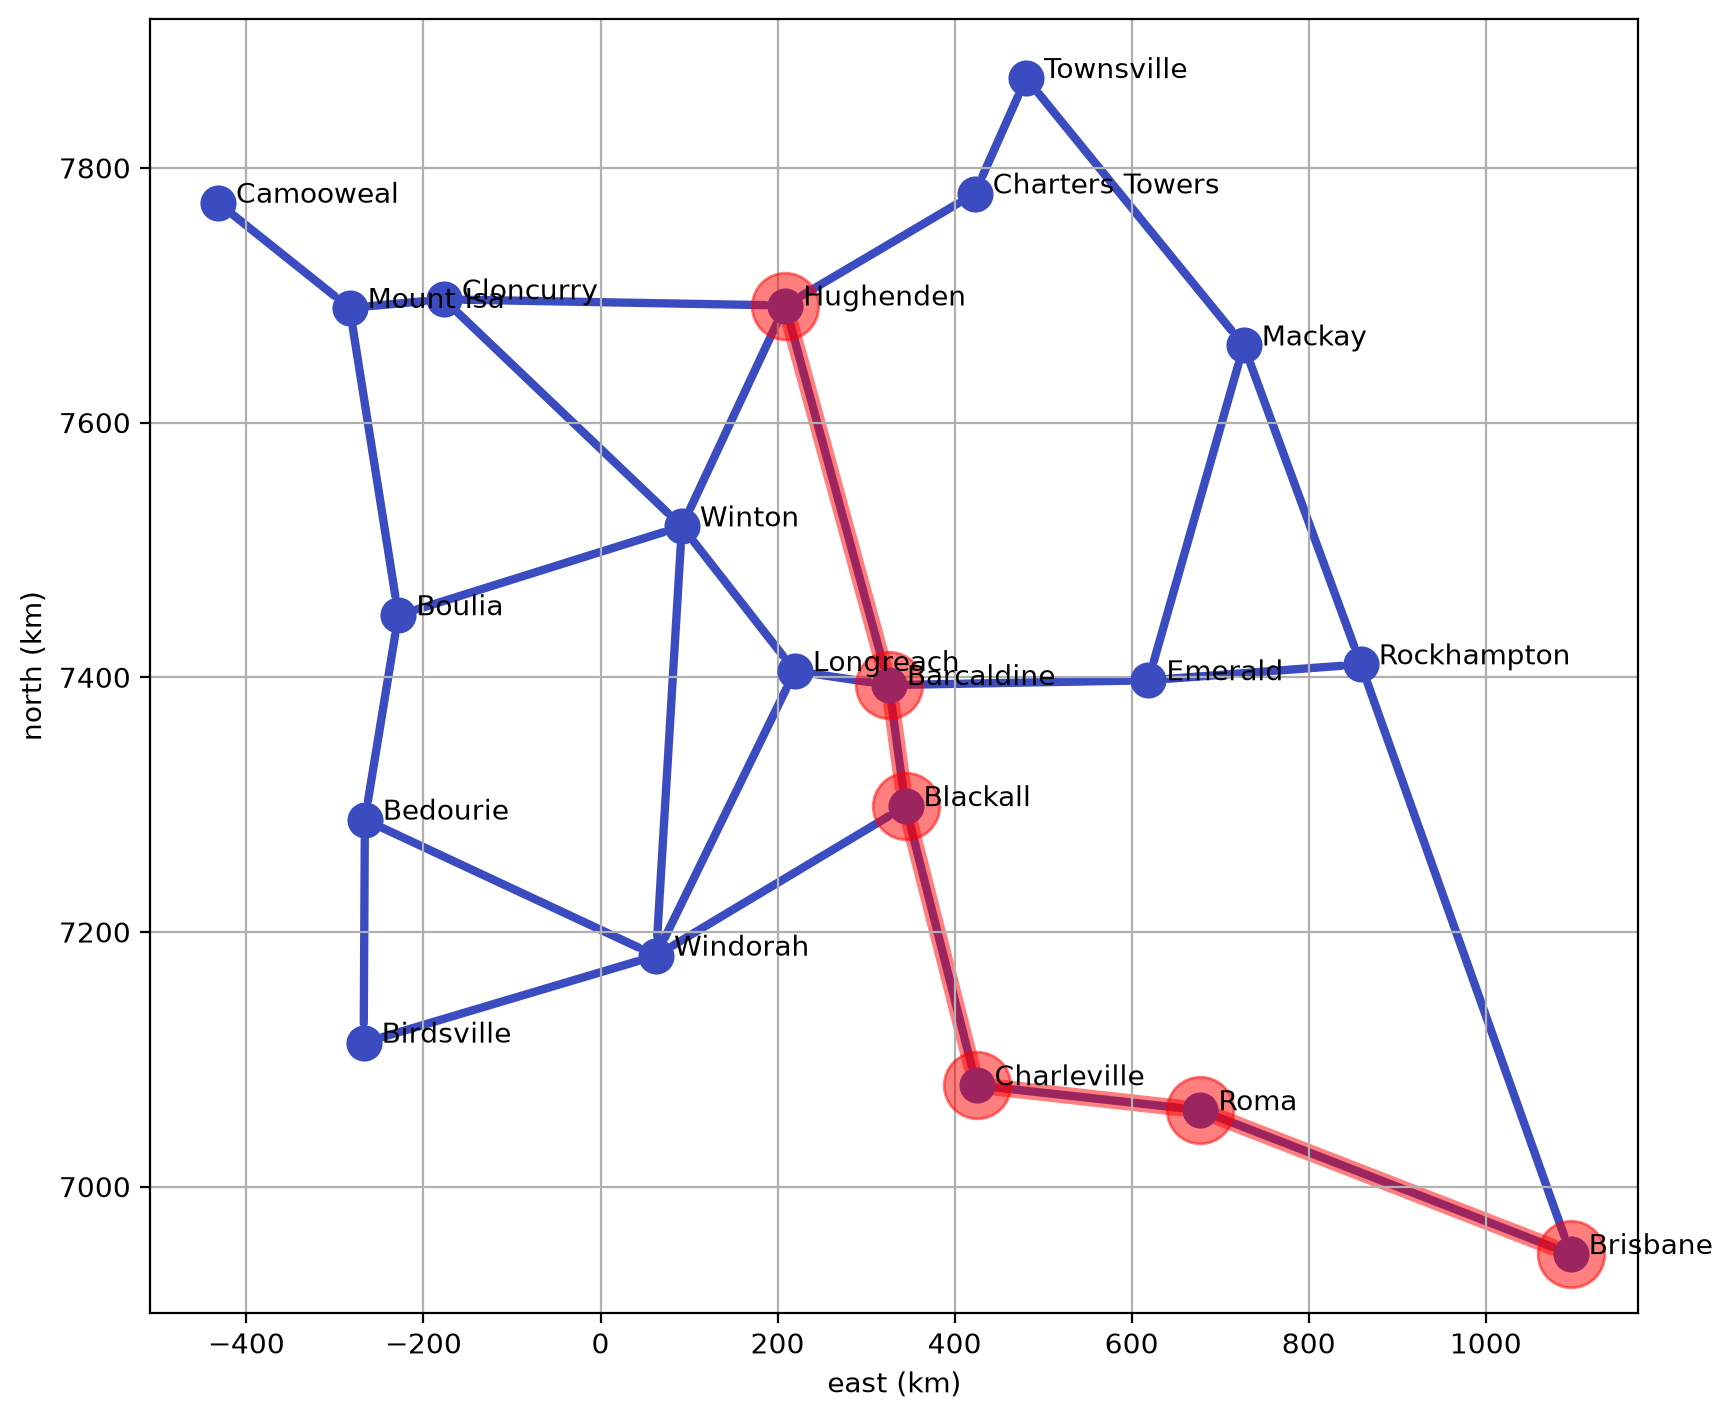

The Python source for this figure:
import json
from pgraph import UGraph, DGraph
import matplotlib.pyplot as plt

# load the JSON file
with open('queensland.json', 'r') as f:
    data = json.loads(f.read())

# create an undirected graph
g = UGraph()

# create a vertex for every place, by providing the coordinate the
# resulting graph will be embedded
for name, info in data['places'].items():
    g.add_vertex(name=name, coord=info["utm"])

# create an edge for every route, and the cost is the driving distance
for route in data['routes']:
    g.add_edge(route['start'], route['end'], cost=route['distance'])

# print the graph in tabular form
print(g)
print(g.edges())

# solve for minimum distance path
p, length, parents = g.path_Astar('Hughenden', 'Brisbane', 
                                  verbose=True, summary=True)

# compute the path using A*, the result is a list of UVertex objects
print(f"shortest path has length {length:.1f}:", 
      '->'.join([str(x.name) for x in p]))

# plot the graph, and overlay the path
g.plot()
g.highlight_path(p, alpha=0.5, scale=2)
plt.show()  # show the completed figure in a script

# turn the vertex parent information into a tree, it's a dict that maps a
# vertex to its parent.
tree = DGraph.Dict(parents)
tree.showgraph()  # display it via the browser
